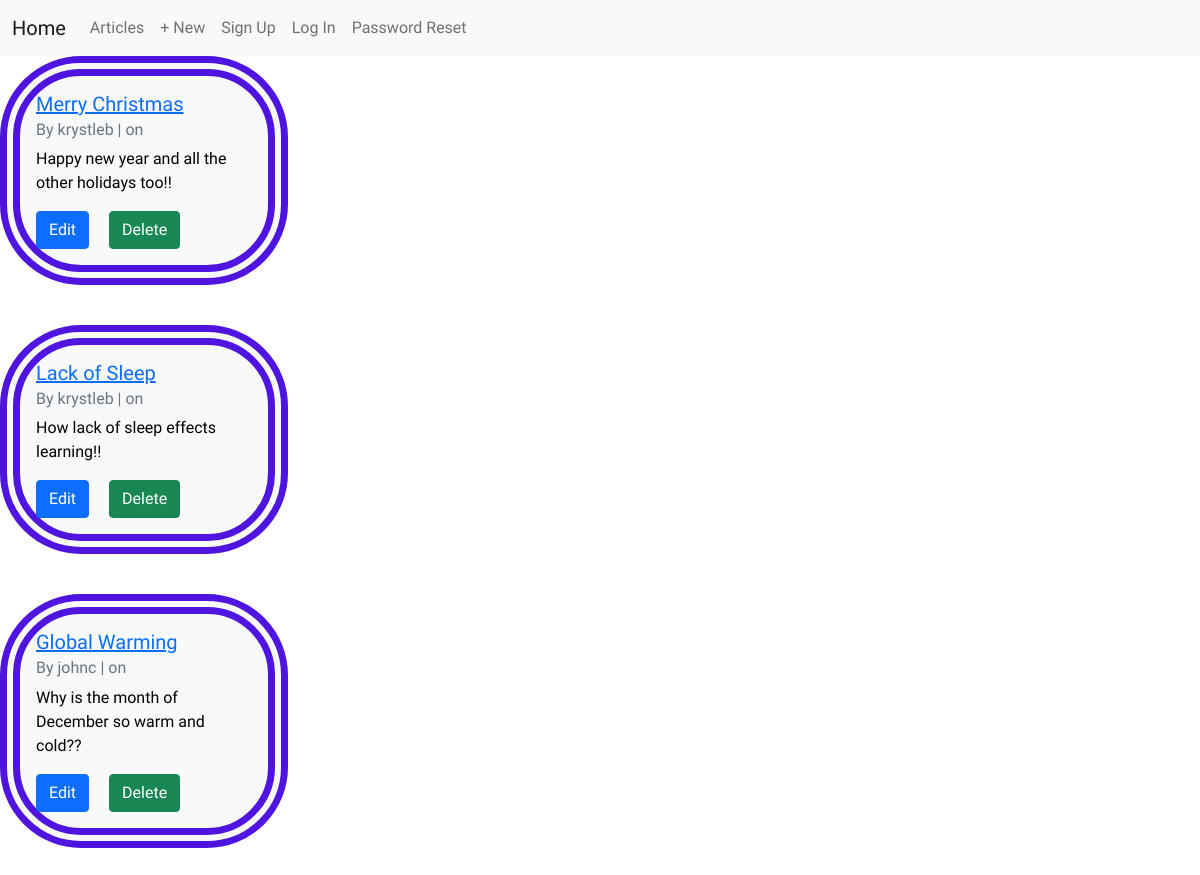
The app's page /articles/ with its own data.
### articles/models.py (models this page shows, shortened)
class Article(models.Model):
    title = models.CharField(max_length=225)
    body = models.TextField()
    creation = models.DateTimeField(auto_now_add=True)
    author = models.ForeignKey(get_user_model(), on_delete=models.CASCADE)

### accounts/models.py (models this page shows)
class CustomUser(AbstractUser):
    role = models.CharField(max_length=255)
    department = models.CharField(max_length=255)

### articles/views.py (the view)
# urls.py: path("", ArticleListView.as_view(), name="article_list"),
class ArticleListView(ListView):
    model = Article
    template_name = "article_list.html"

### templates/article_list.html (shortened to what this page needs)
{% extends 'base.html' %}
{% block content %}
        {% for article in article_list %}
        <div class="card text-black bg-light mb-3" style="max-width: 18rem; border: 20px double #4f14e0;
        border-radius: 81px;">
            <div class="card-body">
                <h5 class="card-title"><a href="{% url 'article_detail' article.id %}"> {{ article.title }}</h5></a>
                <h6 class="card-subtitle mb-2 text-muted">By {{ article.author }} | on {{article.created_at}}</h6>
                <p class="card-text">{{ article.body|truncatechars:50}}</p>
                <a href="{% url 'article_edit' article.id %}" class="card-link btn btn-primary">Edit</a>
                <a href="{% url 'article_delete' article.id %}" class="card-link btn btn-success">Delete</a>
            </div>
        </div>
        <br />
        {% endfor %}
{% endblock content %}

### static/css/base.css (style rules this page uses)
body { font-family: 'Fuzzy Bubbles', cursive; }

### records on screen
Article: title "Merry Christmas", author "krystleb", body "Happy new year and all the other holidays too!!"
Article: title "Lack of Sleep", author "krystleb", body "How lack of sleep effects learning!!"
Article: title "Global Warming", author "johnc", body "Why is the month of December so warm and cold??"
